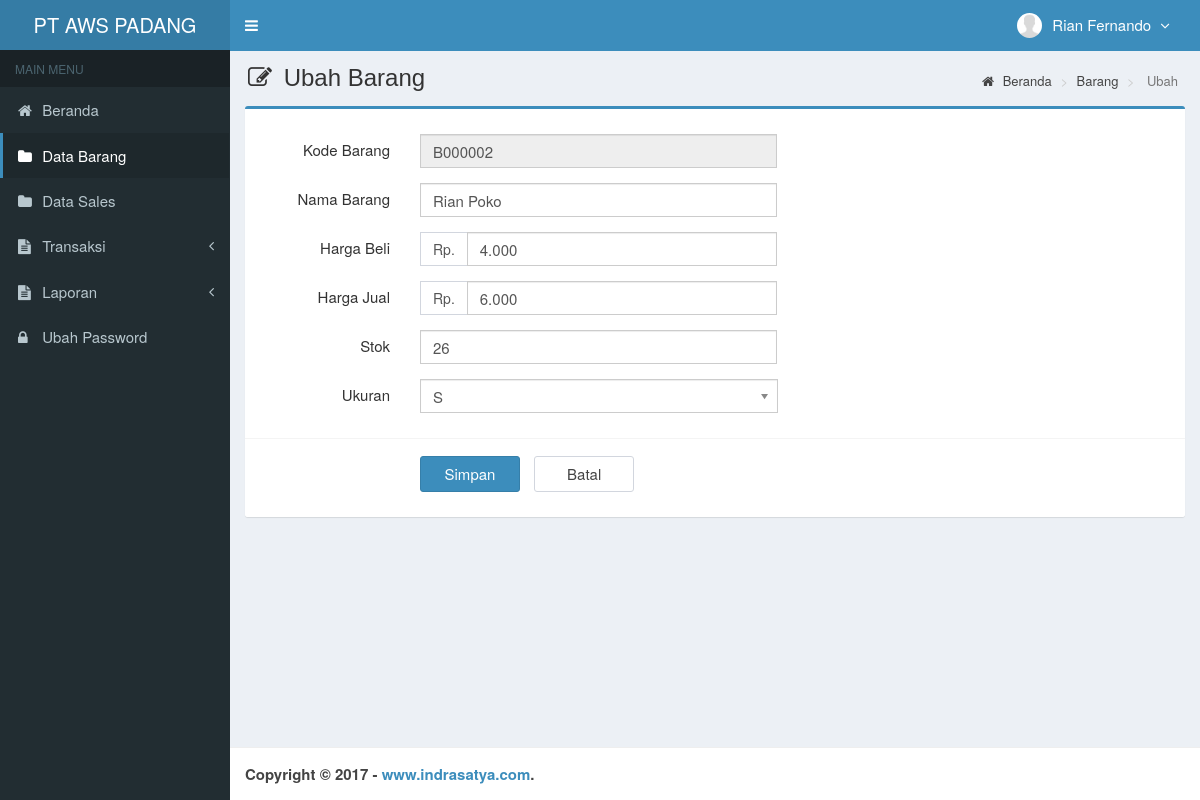
Screenshot of /main.php?module=form_barang&form=edit&id=B000002 (signed in) with the database file from the repository.
### tables this page shows
CREATE TABLE `is_users` (
  `id_user` int(3) NOT NULL,
  `username` varchar(50) NOT NULL,
  `nama_user` varchar(50) NOT NULL,
  `password` varchar(50) NOT NULL,
  `email` varchar(50) DEFAULT NULL,
  `telepon` varchar(13) DEFAULT NULL,
  `foto` varchar(100) DEFAULT NULL,
  `hak_akses` enum('Super Admin','Manajer','Gudang') NOT NULL,
  `status` enum('aktif','blokir') NOT NULL DEFAULT 'aktif',
  `created_at` timestamp NOT NULL DEFAULT current_timestamp(),
  `updated_at` timestamp NOT NULL DEFAULT current_timestamp() ON UPDATE current_timestamp()
);

CREATE TABLE `is_barang` (
  `kode_barang` varchar(7) NOT NULL,
  `nama_barang` varchar(50) NOT NULL,
  `harga_beli` int(11) NOT NULL,
  `harga_jual` int(11) NOT NULL,
  `satuan` varchar(20) NOT NULL,
  `stok` int(11) NOT NULL,
  `created_user` int(3) NOT NULL,
  `created_date` timestamp NOT NULL DEFAULT current_timestamp(),
  `updated_user` int(3) NOT NULL,
  `updated_date` timestamp NOT NULL DEFAULT current_timestamp() ON UPDATE current_timestamp()
);

### config/fungsi_rupiah.php (called while the page is built, shortened)
<?php
function format_rupiah($angka){
  $rupiah=number_format($angka,0,',','.');
  return $rupiah;
}
?>

### modules/barang/form.php (the view, shortened to what this page needs)
<?php
if ($_GET['form'] == 'add') { ?>
  <section class="content-header">
    <h1>
      <i class="fa fa-edit icon-title"></i> Input Barang
    </h1>
    <ol class="breadcrumb">
      <li><a href="?module=beranda"><i class="fa fa-home"></i> Beranda </a></li>
      <li><a href="?module=barang"> Barang </a></li>
      <li class="active"> Tambah </li>
    </ol>
  </section>
  <section class="content">
    <div class="row">
      <div class="col-md-12">
        <div class="box box-primary">
          <form role="form" class="form-horizontal" action="modules/barang/proses.php?act=insert" method="POST">
            <div class="box-body">
              <?php
              $query_id = mysqli_query($mysqli, "SELECT RIGHT(kode_barang,6) as kode FROM is_barang
                                                ORDER BY kode_barang DESC LIMIT 1")
                or die('Ada kesalahan pada query tampil kode_barang : ' . mysqli_error($mysqli));
              $count = mysqli_num_rows($query_id);
              if ($count <> 0) {
                $data_id = mysqli_fetch_assoc($query_id);
                $kode    = $data_id['kode'] + 1;
              } else {
                $kode = 1;
              }
              $buat_id   = str_pad($kode, 6, "0", STR_PAD_LEFT);
              $kode_barang = "B$buat_id";
              ?>
              <div class="form-group">
                <label class="col-sm-2 control-label">Kode Barang</label>
                <div class="col-sm-5">
                  <input type="text" class="form-control" name="kode_barang" value="<?php echo $kode_barang; ?>" readonly required>
                </div>
              </div>
              <div class="form-group">
                <label class="col-sm-2 control-label">Nama Barang</label>
                <div class="col-sm-5">
                  <input type="text" class="form-control" name="nama_barang" autocomplete="off" required>
                </div>
              </div>
              <div class="form-group">
                <label class="col-sm-2 control-label">Harga Beli</label>
                <div class="col-sm-5">
                  <div class="input-group">
                    <span class="input-group-addon">Rp.</span>
                    <input type="text" class="form-control" id="harga_beli" name="harga_beli" autocomplete="off" onKeyPress="return goodchars(event,'0123456789',this)" required>
                  </div>
                </div>
              </div>
              <div class="form-group">
                <label class="col-sm-2 control-label">Harga Jual</label>
                <div class="col-sm-5">
                  <div class="input-group">
                    <span class="input-group-addon">Rp.</span>
                    <input type="text" class="form-control" id="harga_jual" name="harga_jual" autocomplete="off" onKeyPress="return goodchars(event,'0123456789',this)" required>
                  </div>
                </div>
              </div>
              <div class="form-group">
                <label class="col-sm-2 control-label">Stok</label>
                <div class="col-sm-5">
                  <input type="number" class="form-control" name="stok" autocomplete="off" required>
                </div>
              </div>
              <div class="form-group">
                <label class="col-sm-2 control-label">Ukuran</label>
                <div class="col-sm-5">
                  <select class="chosen-select" name="satuan" data-placeholder="-- Pilih --" autocomplete="off" required>
                    <option value=""></option>
                    <option value="S">S</option>
                    <option value="M">M</option>
                    <option value="L">L</option>
                    <option value="XL">XL</option>
                  </select>
                </div>
              </div>
            </div>
            <div class="box-footer">
              <div class="form-group">
                <div class="col-sm-offset-2 col-sm-10">
                  <input type="submit" class="btn btn-primary btn-submit" name="simpan" value="Simpan">
                  <a href="?module=barang" class="btn btn-default btn-reset">Batal</a>
                </div>
              </div>
            </div>
          </form>
        </div>
      </div>
    </div>
  </section>
<?php
}
elseif ($_GET['form'] == 'edit') {
  if (isset($_GET['id'])) {
    $query = mysqli_query($mysqli, "SELECT * FROM is_barang WHERE kode_barang='$_GET[id]'")
      or die('Ada kesalahan pada query tampil Data barang : ' . mysqli_error($mysqli));
    $data  = mysqli_fetch_assoc($query);
  }
?>
  <section class="content-header">
    <h1>
      <i class="fa fa-edit icon-title"></i> Ubah Barang
    </h1>
    <ol class="breadcrumb">
      <li><a href="?module=beranda"><i class="fa fa-home"></i> Beranda </a></li>
      <li><a href="?module=barang"> Barang </a></li>
      <li class="active"> Ubah </li>
    </ol>
  </section>
  <section class="content">
    <div class="row">
      <div class="col-md-12">
        <div class="box box-primary">
          <form role="form" class="form-horizontal" action="modules/barang/proses.php?act=update" method="POST">
            <div class="box-body">
              <div class="form-group">
                <label class="col-sm-2 control-label">Kode Barang</label>
                <div class="col-sm-5">
                  <input type="text" class="form-control" name="kode_barang" value="<?php echo $data['kode_barang']; ?>" readonly required>
                </div>
              </div>
              <div class="form-group">
                <label class="col-sm-2 control-label">Nama Barang</label>
                <div class="col-sm-5">
                  <input type="text" class="form-control" name="nama_barang" autocomplete="off" value="<?php echo $data['nama_barang']; ?>" required>
                </div>
              </div>
              <div class="form-group">
                <label class="col-sm-2 control-label">Harga Beli</label>
                <div class="col-sm-5">
                  <div class="input-group">
                    <span class="input-group-addon">Rp.</span>
                    <input type="text" class="form-control" id="harga_beli" name="harga_beli" autocomplete="off" onKeyPress="return goodchars(event,'0123456789',this)" value="<?php echo format_rupiah($data['harga_beli']); ?>" required>
                  </div>
                </div>
              </div>
              <div class="form-group">
                <label class="col-sm-2 control-label">Harga Jual</label>
                <div class="col-sm-5">
                  <div class="input-group">
                    <span class="input-group-addon">Rp.</span>
                    <input type="text" class="form-control" id="harga_jual" name="harga_jual" autocomplete="off" onKeyPress="return goodchars(event,'0123456789',this)" value="<?php echo format_rupiah($data['harga_jual']); ?>" required>
                  </div>
                </div>
              </div>
              <div class="form-group">
                <label class="col-sm-2 control-label">Stok</label>
                <div class="col-sm-5">
                  <input type="number" class="form-control" name="stok" autocomplete="off" value="<?php echo $data['stok']; ?>" required>
                </div>
              </div>
              <div class="form-group">
                <label class="col-sm-2 control-label">Ukuran</label>
                <div class="col-sm-5">
                </div>
              </div>
            </div>
            <div class="box-footer">
              <div class="form-group">
                <div class="col-sm-offset-2 col-sm-10">
                  <input type="submit" class="btn btn-primary btn-submit" name="simpan" value="Simpan">
                  <a href="?module=barang" class="btn btn-default btn-reset">Batal</a>
                </div>
              </div>
            </div>
          </form>
        </div>
      </div>
    </div>
  </section>
<?php
}
?>

### top-menu.php (shortened to what this page needs)
<?php
require_once "config/database.php";
$query = mysqli_query($mysqli, "SELECT id_user, nama_user, foto, hak_akses FROM is_users WHERE id_user='$_SESSION[id_user]'")
                                or die('Ada kesalahan pada query tampil Manajemen User: '.mysqli_error($mysqli));
$data = mysqli_fetch_assoc($query);
?>
<li class="dropdown user user-menu">
  <a href="#" class="dropdown-toggle" data-toggle="dropdown">
  <?php
  if ($data['foto']=="") { ?>
    <img src="images/user/user-default.png" class="user-image" alt="User Image"/>
  <?php
  }
  else { ?>
    <img src="images/user/<?php echo $data['foto']; ?>" class="user-image" alt="User Image"/>
  <?php
  }
  ?>
    <span class="hidden-xs"><?php echo $data['nama_user']; ?> <i style="margin-left:5px" class="fa fa-angle-down"></i></span>
  </a>
</li>

### assets/css/style.css (style rules this page uses)
.form-horizontal .control-label { margin-bottom: 0; padding-top: 5px; text-align: right; }
label { display: inline-block; font-size: 15px; font-weight: 400; margin-bottom: 5px; max-width: 100%; }
.form-control { background-color: #fff; background-image: none; border: 1px solid #ccc; border-radius: 4px; box-shadow: 0 1px 1px rgba(0, 0, 0, 0.075) inset; color: #555; display: block; font-size: 15px; height: 34px; line-height: 1.42857; padding: 6px 12px; transition: border-color 0.15s ease-in-out 0s, box-shadow 0.15s ease-in-out 0s; width: 100%; }
.btn-default { background-color: #fff; border-color: #d2d6de; color: #444; }
.content-header { padding: 15px 18px 0; position: relative; }
.content-header > .breadcrumb { background: transparent none repeat scroll 0 0; border-radius: 2px; float: right; font-size: 13px; margin-bottom: 0; margin-top: 0; padding: 7px 12px; position: absolute; right: 10px; top: 15px; }
.btn-submit { width: 100px; margin-top: 7px; margin-right: 10px; font-size: 15px; }
.btn-reset { width: 100px; margin-top: 7px; font-size: 15px; }
.icon-title { margin-right: 5px; }
body { background-color: #fff; color: #333; font-size: 15px; line-height: 1.42857; }

### rows the page displays
is_users: nama_user "Rian Fernando"
is_barang: kode_barang "B000002", nama_barang "Rian Poko", harga_beli "4.000", harga_jual "6.000", stok "26"
